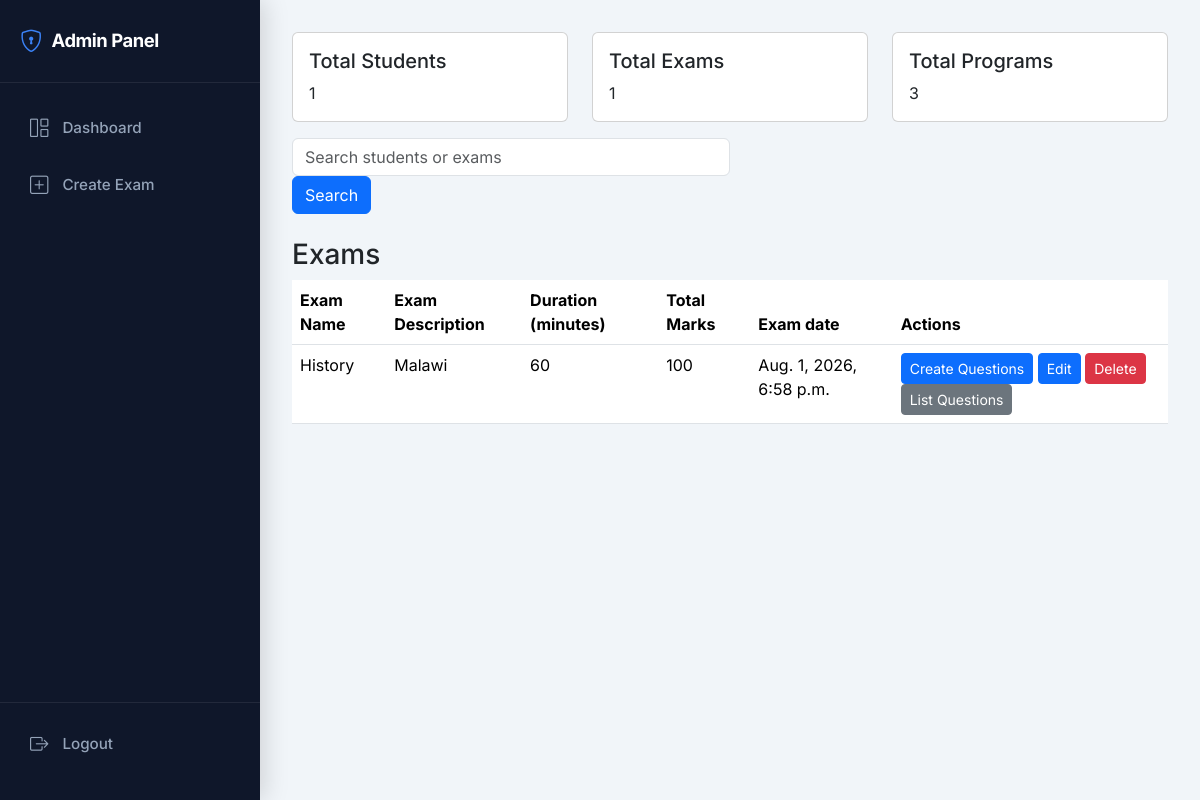
/admin-dashboard/ (signed in), run on the app's committed database.
### core/models.py (models this page shows, shortened)
class Examination(models.Model):
    title = models.CharField(max_length=200)
    description = models.TextField(blank=True)
    duration_minutes = models.IntegerField(default=60)
    total_marks = models.IntegerField(default=100)
    is_active = models.BooleanField(default=True)
    created_at = models.DateTimeField(auto_now_add=True)

### core/views.py (the view)
# urls.py: path("admin-dashboard/", admin_dashboard, name="admin_dashboard"),
def admin_dashboard(request):
    if not request.user.is_staff:
        messages.error(request, "You do not have permission to access this page.")
        return redirect('admin_login')  # Redirect to admin login or another page
    exams = Examination.objects.all()
    total_students = Students.objects.count()
    total_exams = Examination.objects.count()
    total_programs = Program.objects.count()
    total_fees = SchoolFees.objects.count()
    context = {
        "total_students": total_students,
        "total_exams": total_exams,
        "total_programs": total_programs,
        "total_fees": total_fees,
        "exams": exams,
    }
    return render(request, 'admin_dashboard/admin_dashboard.html', context)

### core/templates/admin_dashboard/admin_dashboard.html
{% extends 'admin_dashboard/base.html' %}
{% block content %}
    <div class="row">
        <div class="col-md-4">
            <div class="card">
                <div class="card-body">
                    <h5 class="card-title">Total Students</h5>
                    <p class="card-text">{{ total_students }}</p>
                </div>
            </div>
        </div>
        <div class="col-md-4">
            <div class="card">
                <div class="card-body">
                    <h5 class="card-title">Total Exams</h5>
                    <p class="card-text">{{ total_exams }}</p>
                </div>
            </div>
        </div>
        <div class="col-md-4">
            <div class="card">
                <div class="card-body">
                    <h5 class="card-title">Total Programs</h5>
                    <p class="card-text">{{ total_programs }}</p>
                </div>
            </div>
        </div>
    </div>
<form method="GET" action="{% url 'search' %}">
    <input type="text" class="form-control w-50 mt-3" name="q" placeholder="Search students or exams">
    <button type="submit" class="btn btn-primary">Search</button>
</form>
    <h3 class="mt-4">Exams</h3>
    <table class="table">
        <thead>
            <tr>
                <th>Exam Name</th>
                <th>Exam Description</th>
                <th>Duration (minutes)</th>
                <th>Total Marks</th>
                <th>Exam date</th>
                <th>Actions</th>
            </tr>
        </thead>
        <tbody>
            {% for exam in exams %}
                <tr>
                    <td>{{ exam.title }}</td>
                    <td>{{ exam.description }}</td>
                    <td>{{ exam.duration_minutes }}</td>
                    <td>{{ exam.total_marks }}</td>
                    <td>{{ exam.created_at }}</td>
                    <td>
                        <a href="{% url 'admin_create_question' exam.id %}" class="btn btn-sm btn-primary">Create Questions</a>
                        <a href="{% url 'admin_exam_edit' exam.id %}" class="btn btn-sm btn-primary">Edit</a>
                        <a href="{% url 'admin_exam_delete' exam.id %}" class="btn btn-sm btn-danger">Delete</a>
                        <a href="{% url 'admin_list_question' exam.id %}" class="btn btn-sm btn-secondary">List Questions</a>
                    </td>
                </tr>
            {% endfor %}
        </tbody>
    </table>
{% endblock %}

### core/templates/admin_dashboard/base.html (style rules this page uses)
:root { --sidebar-width: 260px; --sidebar-bg: #0f172a; --sidebar-hover: #1e293b; --accent: #3b82f6; --accent-hover: #2563eb; --text-muted: #94a3b8; }
* { font-family: 'Inter', system-ui, -apple-system, sans-serif; }
body { background-color: #f1f5f9; min-height: 100vh; overflow-x: hidden; }

### data on the page
Examination: title "History", description "Malawi", duration_minutes "60", total_marks "100", created_at "Aug. 1, 2026, 6:58 p.m."

### other printed values
{{ total_students }} "1"
{{ total_exams }} "1"
{{ total_programs }} "3"
